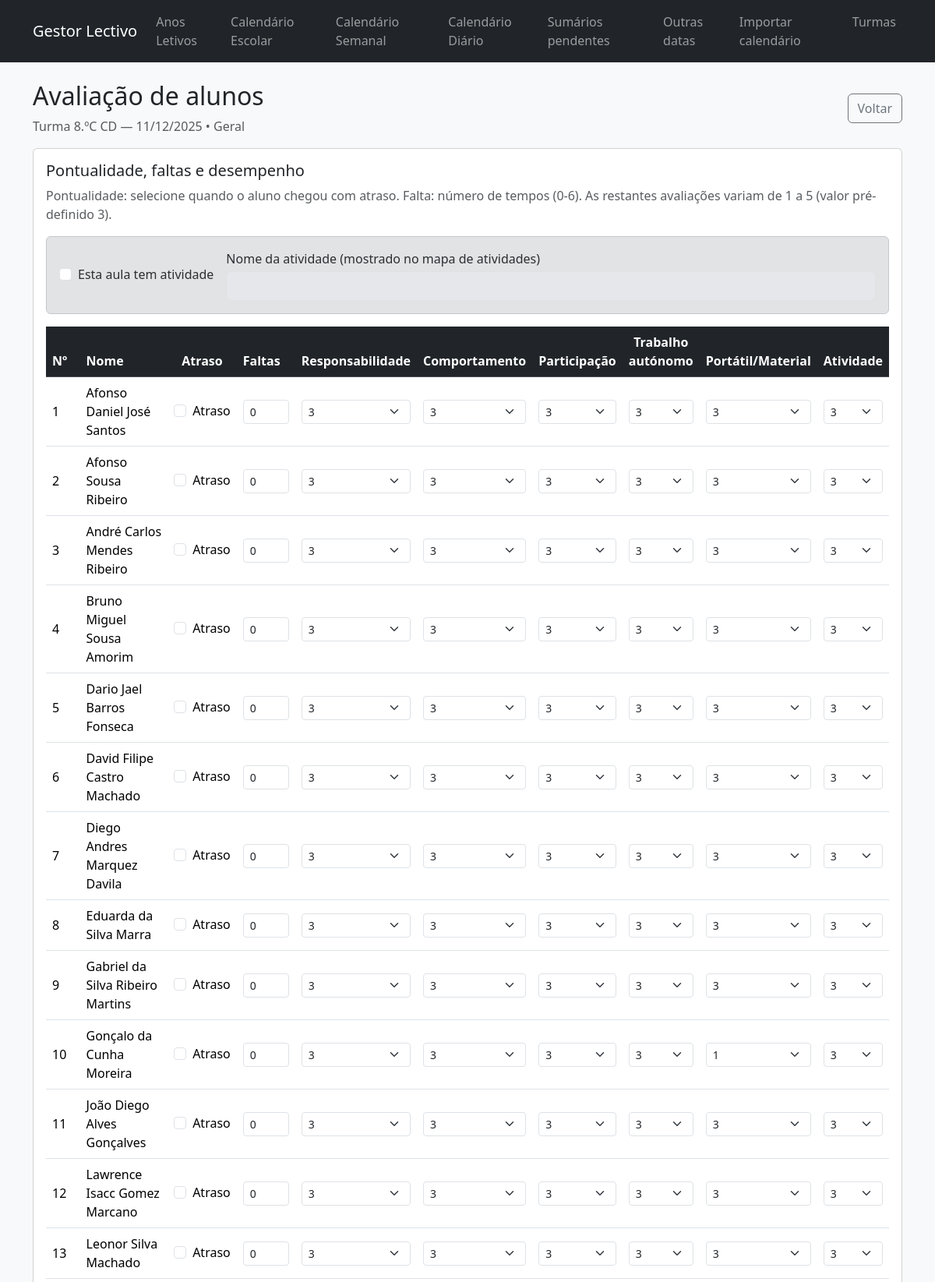
The page /turmas/4/calendario/96/alunos?return_url=/calendario/dia? (upper part) on the database its author committed.
### models.py (models this page shows)
class Turma(db.Model):
    __tablename__ = "turmas"
    id = db.Column(db.Integer, primary_key=True)
    nome = db.Column(db.String(50), nullable=False)
    tipo = db.Column(db.String(20), nullable=False, default="regular")
    periodo_tipo = db.Column(db.String(20), nullable=False, default="anual")
    ano_letivo_id = db.Column(db.Integer, db.ForeignKey("anos_letivos.id"))
    ano_letivo = db.relationship("AnoLetivo", backref="turmas")
    livros_turmas = db.relationship(
        "LivroTurma",
        back_populates="turma",
        cascade="all, delete-orphan",
    )
    livros = db.relationship(
        "Livro",
        secondary=lambda: LivroTurma.__table__,
        back_populates="turmas",
    )
    carga_segunda = db.Column(db.Float, nullable=True)
    carga_terca = db.Column(db.Float, nullable=True)
    carga_quarta = db.Column(db.Float, nullable=True)
    carga_quinta = db.Column(db.Float, nullable=True)
    carga_sexta = db.Column(db.Float, nullable=True)
    turmas_disciplinas = db.relationship(
        "TurmaDisciplina",
        back_populates="turma",
        cascade="all, delete-orphan",
    )
    disciplinas = db.relationship(
        "Disciplina",
        secondary=lambda: TurmaDisciplina.__table__,
        back_populates="turmas",
    )
    alunos = db.relationship(
        "Aluno",
        back_populates="turma",
        cascade="all, delete-orphan",
    )

class CalendarioAula(db.Model):
    __tablename__ = "calendario_aulas"
    id = db.Column(db.Integer, primary_key=True)
    turma_id = db.Column(db.Integer, db.ForeignKey("turmas.id"), nullable=False)
    periodo_id = db.Column(db.Integer, db.ForeignKey("periodos.id"), nullable=False)
    data = db.Column(db.Date, nullable=False)
    weekday = db.Column(db.Integer, nullable=False)
    modulo_id = db.Column(db.Integer, db.ForeignKey("modulos.id"))
    modulo = db.relationship("Modulo")
    numero_modulo = db.Column(db.Integer)
    total_geral = db.Column(db.Integer)
    sumarios = db.Column(db.String(255))
    tipo = db.Column(db.String(50), default="normal", nullable=False)
    apagado = db.Column(db.Boolean, default=False, nullable=False)
    tempos_sem_aula = db.Column(db.Integer, default=0)
    observacoes = db.Column(db.Text)
    sumario = db.Column(db.Text)
    previsao = db.Column(db.Text)
    atividade = db.Column(db.Boolean, default=False, server_default="0", nullable=False)
    atividade_nome = db.Column(db.Text)
    turma = db.relationship("Turma", backref="calendario_aulas")
    avaliacoes = db.relationship(
        "AulaAluno", back_populates="aula", cascade="all, delete-orphan"
    )
    __table_args__ = (
        db.Index("ix_cal_aulas_turma_data", "turma_id", "data", "apagado"),
        db.Index("ix_cal_aulas_periodo", "periodo_id", "data"),
        db.Index("ix_cal_aulas_modulo", "modulo_id"),
    )

class Modulo(db.Model):
    __tablename__ = "modulos"
    id = db.Column(db.Integer, primary_key=True)
    turma_id = db.Column(db.Integer, db.ForeignKey("turmas.id"), nullable=False)
    nome = db.Column(db.String(255), nullable=False)
    total_aulas = db.Column(db.Integer, nullable=False)
    tolerancia = db.Column(db.Integer, nullable=False, default=2)

class Aluno(db.Model):
    __tablename__ = "alunos"
    id = db.Column(db.Integer, primary_key=True)
    turma_id = db.Column(db.Integer, db.ForeignKey("turmas.id"), nullable=False)
    processo = db.Column(db.String(50))
    numero = db.Column(db.Integer)
    nome = db.Column(db.String(255), nullable=False)
    nome_curto = db.Column(db.String(100))
    nee = db.Column(db.Text)
    observacoes = db.Column(db.Text)
    turma = db.relationship("Turma", back_populates="alunos")
    avaliacoes = db.relationship(
        "AulaAluno", back_populates="aluno", cascade="all, delete-orphan"
    )
    __table_args__ = (
        db.Index("ix_alunos_turma_numero", "turma_id", "numero"),
    )

class AulaAluno(db.Model):
    __tablename__ = "aulas_alunos"
    id = db.Column(db.Integer, primary_key=True)
    aula_id = db.Column(db.Integer, db.ForeignKey("calendario_aulas.id"), nullable=False)
    aluno_id = db.Column(db.Integer, db.ForeignKey("alunos.id"), nullable=False)
    atraso = db.Column(db.Boolean, default=False, nullable=False)
    faltas = db.Column(db.Integer, default=0, nullable=False)
    responsabilidade = db.Column(db.Integer, default=3, server_default="3")
    comportamento = db.Column(db.Integer, default=3, server_default="3")
    participacao = db.Column(db.Integer, default=3, server_default="3")
    trabalho_autonomo = db.Column(db.Integer, default=3, server_default="3")
    portatil_material = db.Column(db.Integer, default=3, server_default="3")
    atividade = db.Column(db.Integer, default=3, server_default="3")
    aula = db.relationship("CalendarioAula", back_populates="avaliacoes")
    aluno = db.relationship("Aluno", back_populates="avaliacoes")
    __table_args__ = (
        db.UniqueConstraint("aula_id", "aluno_id", name="uq_aula_aluno"),
        db.Index("ix_aulas_alunos_aula", "aula_id"),
        db.Index("ix_aulas_alunos_aluno", "aluno_id"),
    )

### app.py (the view, shortened to what this page needs)
    @app.route(
        "/turmas/<int:turma_id>/calendario/<int:aula_id>/alunos",
        methods=["GET", "POST"],
    )
    def calendario_aula_alunos(turma_id, aula_id):
        turma = Turma.query.options(joinedload(Turma.ano_letivo)).get_or_404(turma_id)
        aula = (
            CalendarioAula.query.options(joinedload(CalendarioAula.modulo))
            .filter_by(id=aula_id, apagado=False)
            .first_or_404()
        )
        if aula.turma_id != turma.id:
            flash("Linha de calendário não pertence a esta turma.", "error")
            return redirect(url_for("turma_calendario", turma_id=turma.id))
        ano = turma.ano_letivo
        ano_fechado = bool(ano and ano.fechado)
        return_url = request.args.get("return_url") or request.form.get("return_url")
        if return_url and not return_url.startswith("/"):
            return_url = None
        alunos = (
            Aluno.query.filter_by(turma_id=turma.id)
            .order_by(Aluno.numero.is_(None), Aluno.numero, Aluno.nome)
            .all()
        )
        avaliacoes = {
            avaliacao.aluno_id: avaliacao
            for avaliacao in AulaAluno.query.filter_by(aula_id=aula.id).all()
        }
        def _parse_nota(field_name, default_val=3):
            valor = request.form.get(field_name)
            if valor in (None, ""):
                return default_val
            return _clamp_int(valor, min_val=1, max_val=5)
        return render_template(
            "turmas/calendario_aula_alunos.html",
            turma=turma,
            aula=aula,
            alunos=alunos,
            avaliacoes=avaliacoes,
            ano_fechado=ano_fechado,
            return_url=return_url,
        )

### templates/turmas/calendario_aula_alunos.html (shortened to what this page needs)
{% extends "base.html" %}
{% block content %}
<div class="d-flex justify-content-between align-items-center mb-3">
  <div>
    <h2>Avaliação de alunos</h2>
    <p class="mb-0 text-muted">
      Turma {{ turma.nome }} &mdash; {{ aula.data.strftime('%d/%m/%Y') }}
      {% if aula.modulo %}
        &bull; {{ aula.modulo.nome }}
      {% endif %}
    </p>
  </div>
  <div class="d-flex gap-2">
    {% if return_url %}
      <a href="{{ return_url }}" class="btn btn-outline-secondary">Voltar</a>
    {% else %}
      <a href="{{ url_for('turma_calendario', turma_id=turma.id) }}" class="btn btn-outline-secondary">Voltar</a>
    {% endif %}
  </div>
</div>
<div class="card">
  <div class="card-body">
    <h5 class="card-title">Pontualidade, faltas e desempenho</h5>
    <p class="text-muted">Pontualidade: selecione quando o aluno chegou com atraso. Falta: número de tempos (0-6). As restantes avaliações variam de 1 a 5 (valor pré-definido 3).</p>
    <form method="post" class="table-responsive">
      <div class="alert alert-secondary d-flex align-items-center justify-content-between">
        <div class="form-check">
          <input class="form-check-input" type="checkbox" id="atividade_flag" name="atividade_flag" value="1" {% if aula.atividade %}checked{% endif %} {% if ano_fechado %}disabled{% endif %}>
          <label class="form-check-label" for="atividade_flag">Esta aula tem atividade</label>
        </div>
        <div class="ms-3 flex-grow-1">
          <label class="form-label mb-1" for="atividade_nome">Nome da atividade (mostrado no mapa de atividades)</label>
          <input type="text" class="form-control" id="atividade_nome" name="atividade_nome" value="{{ aula.atividade_nome or '' }}" {% if not aula.atividade %}disabled{% endif %} {% if ano_fechado %}disabled{% endif %}>
        </div>
      </div>
      <table class="table align-middle">
        <thead class="table-dark">
          <tr>
            <th>Nº</th>
            <th>Nome</th>
            <th class="text-center">Atraso</th>
            <th style="width: 110px;">Faltas</th>
            <th class="text-center">Responsabilidade</th>
            <th class="text-center">Comportamento</th>
            <th class="text-center">Participação</th>
            <th class="text-center">Trabalho autónomo</th>
            <th class="text-center">Portátil/Material</th>
            <th class="text-center">Atividade</th>
          </tr>
        </thead>
        <tbody>
          {% for aluno in alunos %}
            {% set avaliacao = avaliacoes.get(aluno.id) %}
            <tr>
              <td style="width: 70px;">{{ aluno.numero or '' }}</td>
              <td>{{ aluno.nome }}</td>
              <td class="text-center">
                <div class="form-check d-inline-block">
                  <input class="form-check-input" type="checkbox" name="atraso_{{ aluno.id }}" id="atraso_{{ aluno.id }}" {% if avaliacao and avaliacao.atraso %}checked{% endif %} {% if ano_fechado %}disabled{% endif %}>
                  <label class="form-check-label" for="atraso_{{ aluno.id }}">Atraso</label>
                </div>
              </td>
              <td style="max-width: 110px;">
                <input type="number" name="faltas_{{ aluno.id }}" class="form-control form-control-sm" min="0" max="6" value="{{ avaliacao.faltas if avaliacao else 0 }}" {% if ano_fechado %}disabled{% endif %}>
              </td>
              {% for campo in ["responsabilidade", "comportamento", "participacao", "trabalho_autonomo", "portatil_material", "atividade"] %}
                {% set valor_bruto = avaliacao|attr(campo) if avaliacao else None %}
                {% set valor = valor_bruto if valor_bruto is not none else 3 %}
                <td class="text-center">
                  <select name="{{ campo }}_{{ aluno.id }}" class="form-select form-select-sm" {% if ano_fechado %}disabled{% endif %}>
                    {% for n in range(1,6) %}
                      <option value="{{ n }}" {% if valor==n %}selected{% endif %}>{{ n }}</option>
                    {% endfor %}
                  </select>
                </td>
              {% endfor %}
            </tr>
          {% else %}
            <tr>
              <td colspan="10" class="text-center text-muted">Nenhum aluno registado.</td>
            </tr>
          {% endfor %}
        </tbody>
      </table>
    </form>
  </div>
</div>
{% endblock %}

### rows shown on the page
Turma: nome "8.ºC CD"
CalendarioAula: data "11/12/2025"
Modulo: modulo.nome "Geral"
Aluno: numero "1", nome "Afonso Daniel José Santos", id "3" "3" "3" "3" "3" "3"
AulaAluno: faltas "0"
Aluno: numero "2", nome "Afonso Sousa Ribeiro", id "3" "3" "3" "3" "3" "3"
AulaAluno: faltas "0"
Aluno: numero "3", nome "André Carlos Mendes Ribeiro", id "3" "3" "3" "3" "3" "3"
AulaAluno: faltas "0"
Aluno: numero "4", nome "Bruno Miguel Sousa Amorim", id "3" "3" "3" "3" "3" "3"
AulaAluno: faltas "0"
Aluno: numero "5", nome "Dario Jael Barros Fonseca", id "3" "3" "3" "3" "3" "3"
AulaAluno: faltas "0"
Aluno: numero "6", nome "David Filipe Castro Machado", id "3" "3" "3" "3" "3" "3"
AulaAluno: faltas "0"
Aluno: numero "7", nome "Diego Andres Marquez Davila", id "3" "3" "3" "3" "3" "3"
AulaAluno: faltas "0"
Aluno: numero "8", nome "Eduarda da Silva Marra", id "3" "3" "3" "3" "3" "3"
AulaAluno: faltas "0"
Aluno: numero "9", nome "Gabriel da Silva Ribeiro Martins", id "3" "3" "3" "3" "3" "3"
AulaAluno: faltas "0"
Aluno: numero "10", nome "Gonçalo da Cunha Moreira", id "3" "3" "3" "3" "1" "3"
AulaAluno: faltas "0"
Aluno: numero "11", nome "João Diego Alves Gonçalves", id "3" "3" "3" "3" "3" "3"
AulaAluno: faltas "0"
Aluno: numero "12", nome "Lawrence Isacc Gomez Marcano", id "3" "3" "3" "3" "3" "3"
AulaAluno: faltas "0"
Aluno: numero "13", nome "Leonor Silva Machado", id "3" "3" "3" "3" "3" "3"
AulaAluno: faltas "0"
